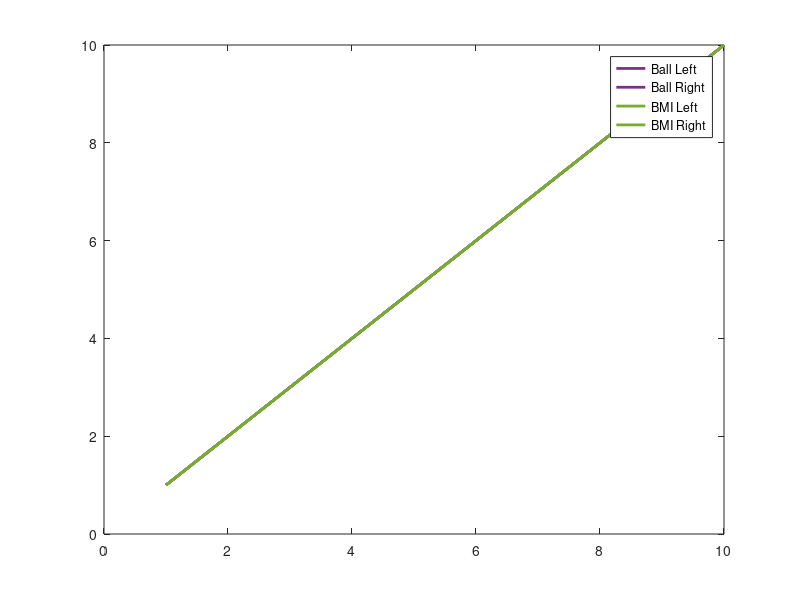
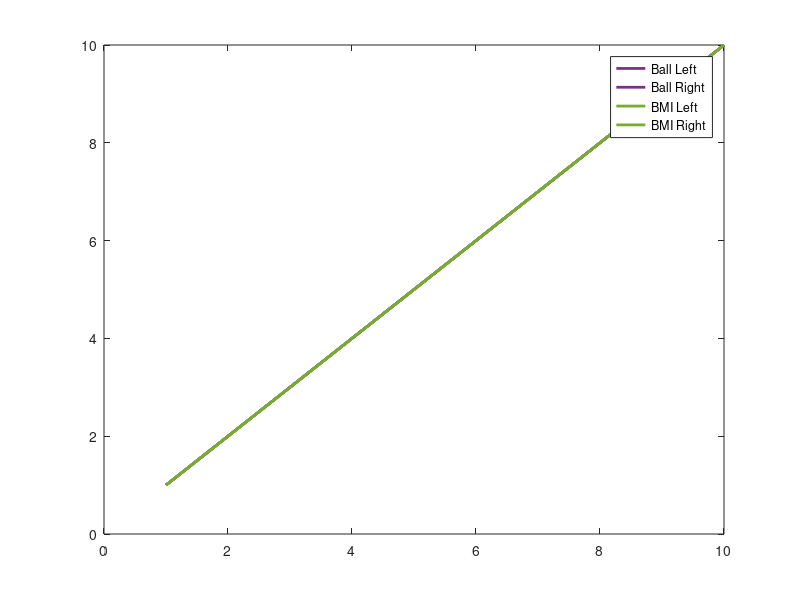

Reproduce these figures in MATLAB, in order.
% Script for making breakdown legend

lines_vec = ["-o";"--^";"-o";"--^"];
colour_vec = [[0.4940 0.1840 0.5560];[0.4940 0.1840 0.5560];[0.4660 0.6740 0.1880];[0.4660 0.6740 0.1880]];
for i = 1:4
    
    plot(1:10,1:10,lines_vec(i),'LineWidth',2,'Color',colour_vec(i,:),'MarkerFaceColor',colour_vec(i,:),'MarkerSize',10)
    hold on
    
end

legend("Ball Left","Ball Right","BMI Left","BMI Right")

figure
lines_vec = ["-";"--";"-";"--"];
colour_vec = [[0.4940 0.1840 0.5560];[0.4940 0.1840 0.5560];[0.4660 0.6740 0.1880];[0.4660 0.6740 0.1880]];
for i = 1:4
    
    plot(1:10,1:10,lines_vec(i),'LineWidth',2,'Color',colour_vec(i,:),'MarkerFaceColor',colour_vec(i,:),'MarkerSize',10)
    hold on
    
end

legend("Ball Left","Ball Right","BMI Left","BMI Right")